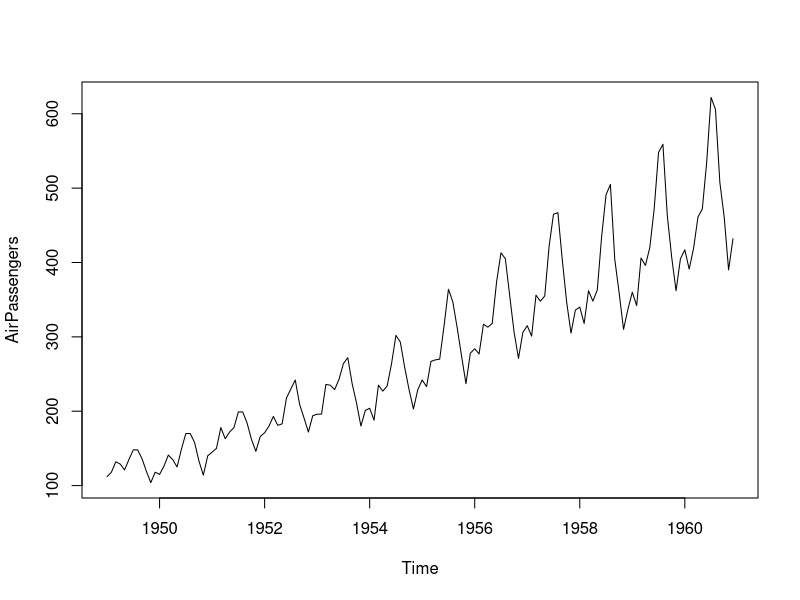
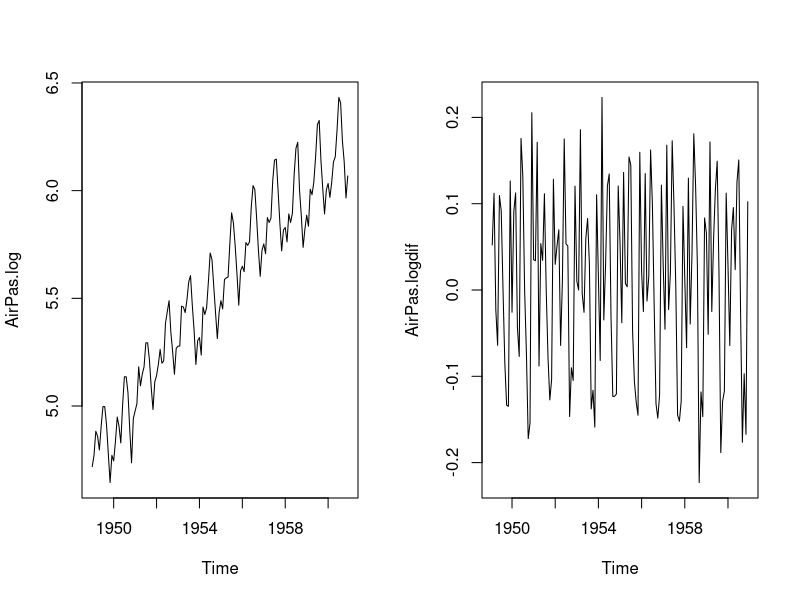
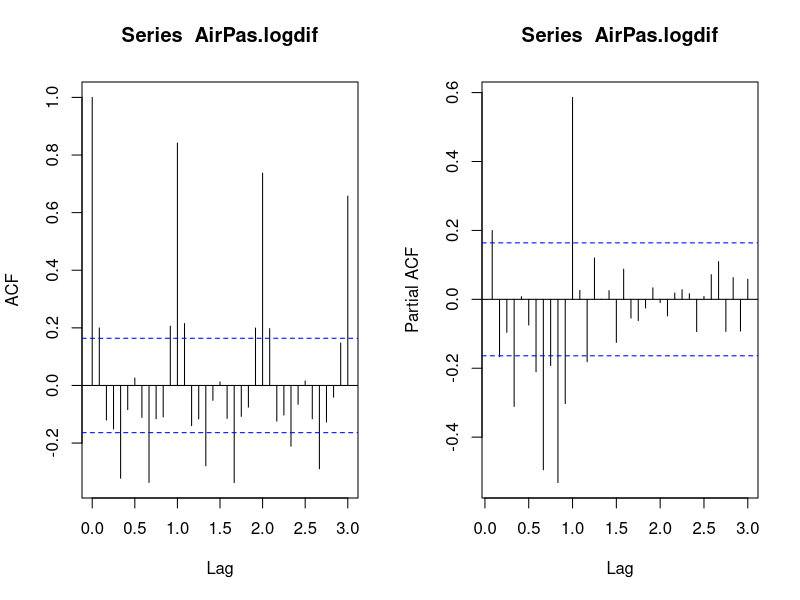
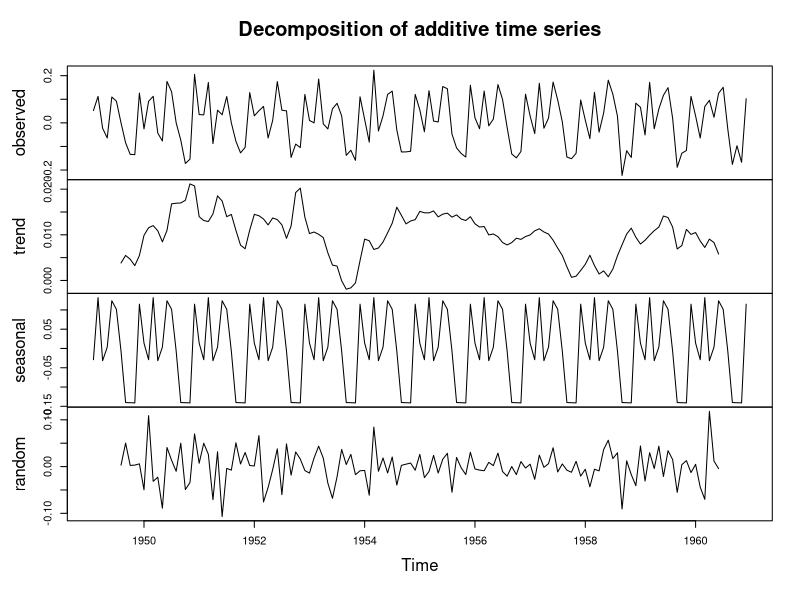
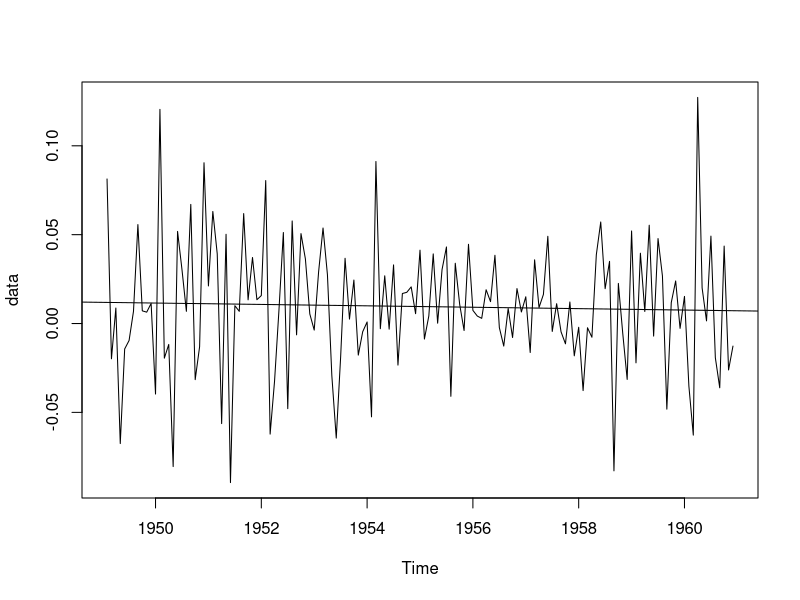
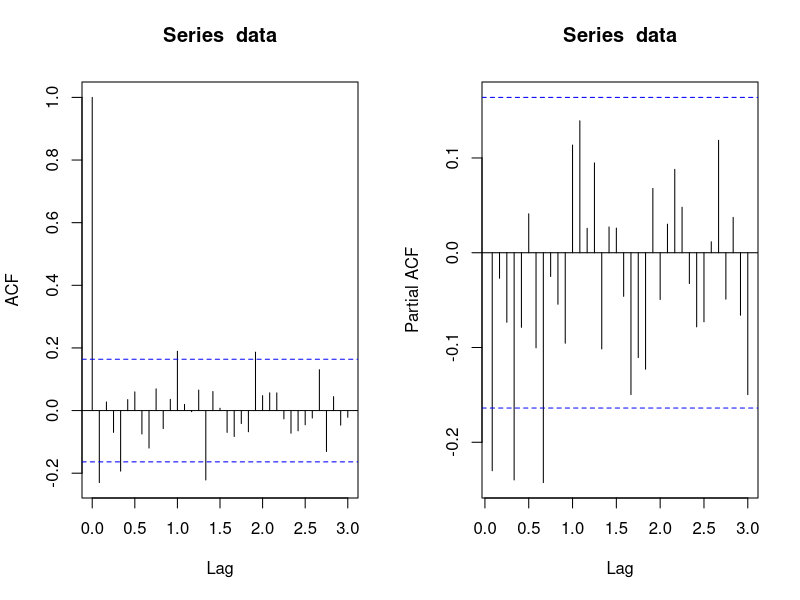
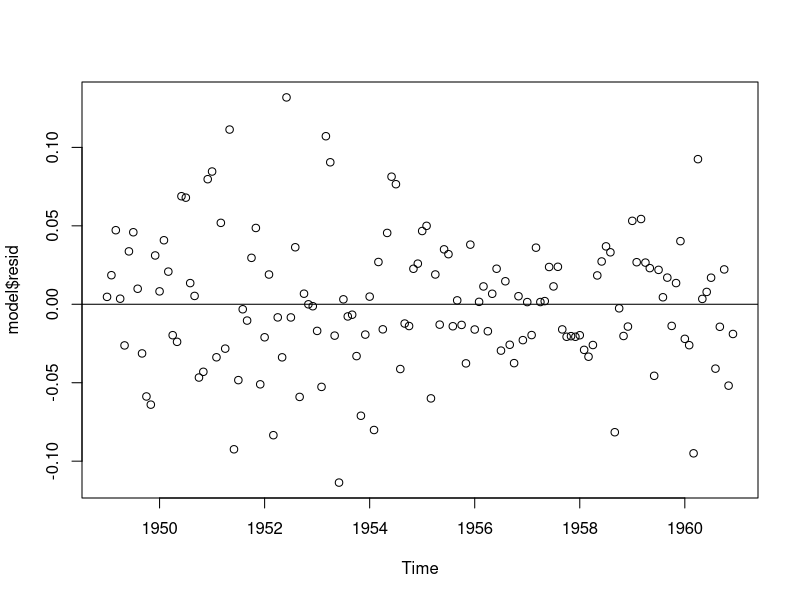
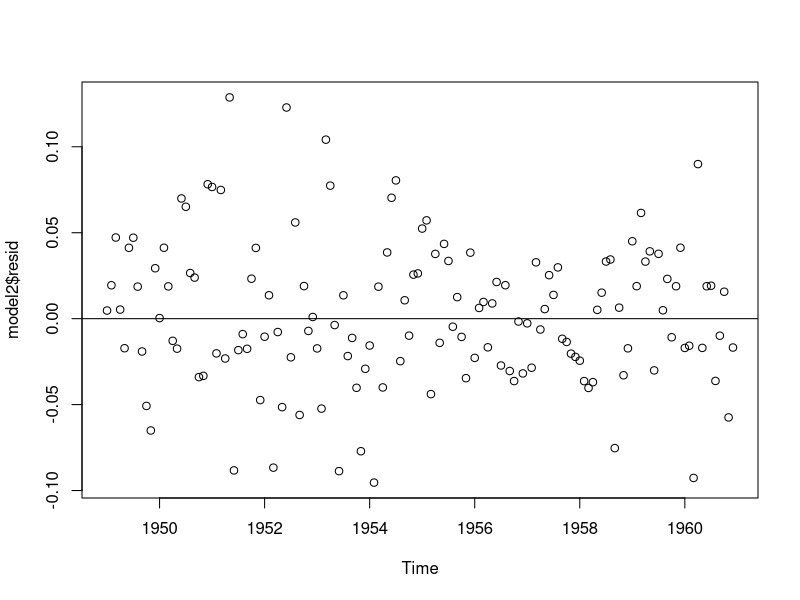

Write R code to recreate these figures, in order.
## ---- chunk 1
data(AirPassengers) #Get airpassangers data 
head(AirPassengers)
## ---- chunk 2
#install.packages("tseries") 
require(tseries)
## ---- chunk 3
plot(AirPassengers)
## ---- chunk 4
kpss.test(AirPassengers, null = "Level") #Check for level stationarity
## ---- chunk 5
kpss.test(AirPassengers, null = "Trend") #Check for trend stationairty
## ---- chunk 6
adf.test(AirPassengers, alternative = "stationary", k = 12)
## ---- chunk 7
AirPas.log <- log(AirPassengers) 
AirPas.logdif <- diff(AirPas.log, lag=1, differences = 1) 
par(mfrow= c(1,2)) 
plot(AirPas.log) 
plot(AirPas.logdif)
## ---- chunk 8
par(mfrow=c(1,2)) 
acf(AirPas.logdif, lag.max = 36) 
pacf(AirPas.logdif, lag.max = 36)
## ---- chunk 9
decomp <- decompose(AirPas.logdif) #Find seasonal and trend compositions of the data 
par(mfrow=c(1,1)) 
plot(decomp)
## ---- chunk 10
data <- AirPas.logdif - decomp$seasonal #Remove seasonal effect 
t <- time(data) 
fit <- lm(data~t) #Fit linear regression to the mean 
plot(data, type = "l") 
abline(fit) #Plot linear regression line
## ---- chunk 11
kpss.test(data, null = "Level") #Check for level stationarity
## ---- chunk 12
kpss.test(data, null = "Trend") #Check for trend stationairty
## ---- chunk 13
adf.test(data, alternative = "stationary", k = 11)
## ---- chunk 14
par(mfrow=c(1,2)) 
acf(data, lag.max = 36) 
pacf(data, lag.max = 36)
## ---- chunk 15
model <- arima(AirPas.log, order = c(1,1,0), seasonal=list(order = c(1,0,0), period = frequency(AirPas.log))) 
model
## ---- chunk 16
par(mfrow=c(1,1)) 
plot(model$resid, type = "p") #Residual plot 
abline(0,0)
## ---- chunk 17
Box.test(model$residuals, lag = 12, type = "Ljung-Box", fitdf = 1)
## ---- chunk 18
model2 <- arima(AirPas.log, order = c(1,1,1), seasonal=list(order = c(1,0,0), period = frequency(AirPas.log))) 
model2
## ---- chunk 19
plot(model2$resid, type = "p") #Residual plot 
abline(0,0)
## ---- chunk 20
Box.test(model2$residuals, lag = 12, type = "Ljung-Box", fitdf = 1)
## ---- chunk 21
model3 <- arima(AirPas.log, order = c(0,1,1), seasonal=list(order = c(1,0,0), period = frequency(AirPas.log))) 
model3
## ---- chunk 22
plot(model3$resid, type = "p") #Residual plot 
abline(0,0)
## ---- chunk 23
Box.test(model3$residuals, lag = 12, type = "Ljung-Box", fitdf = 1)
## ---- chunk 24
#install.packages("forecast") 
require(forecast)
model4 <- auto.arima(AirPas.log) 
model4
## ---- chunk 25
plot(model4$resid, type = "p") #Residual plot 
abline(0,0)
## ---- chunk 26
Box.test(model4$residuals, lag = 12, type = "Ljung-Box", fitdf = 1)
## ---- chunk 27
par(mfrow=c(1,2)) 
acf(model4$resid) 
pacf(model4$resid)
## ---- chunk 28
future <- forecast(model4, 12) #Forecast next 12 observations 
plot(future)
## ---- chunk 29
future.original <- future #Make a copy of the forecasted values 
future.original$x <- exp(future.original$x) #Exponentiate the original time series 
future.original$mean <- exp(future.original$mean) #Exponentiate the forecasted values 
future.original$lower <- exp(future.original$lower) #Exponentiate lower confidence intervals (80% and 95% confidence) 
future.original$upper <- exp(future.original$upper) #Exponentiate upper confidence intervals (80% and 95% confidence) 
plot(future.original)
